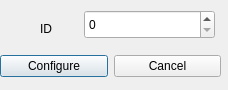
<ui version="4.0" >
 <class>pqEnterIdsDialog</class>
 <widget class="QDialog" name="pqEnterIdsDialog" >
  <property name="geometry" >
   <rect>
    <x>0</x>
    <y>0</y>
    <width>228</width>
    <height>90</height>
   </rect>
  </property>
  <property name="windowTitle" >
   <string>Enter an Id</string>
  </property>
  <widget class="QWidget" name="layoutWidget" >
   <property name="geometry" >
    <rect>
     <x>0</x>
     <y>50</y>
     <width>221</width>
     <height>33</height>
    </rect>
   </property>
   <layout class="QHBoxLayout" >
    <property name="margin" >
     <number>0</number>
    </property>
    <property name="spacing" >
     <number>6</number>
    </property>
    <item>
     <widget class="QPushButton" name="okButton" >
      <property name="text" >
       <string>Configure</string>
      </property>
     </widget>
    </item>
    <item>
     <widget class="QPushButton" name="cancelButton" >
      <property name="text" >
       <string>Cancel</string>
      </property>
     </widget>
    </item>
   </layout>
  </widget>
  <widget class="QSpinBox" name="id" >
   <property name="geometry" >
    <rect>
     <x>84</x>
     <y>10</y>
     <width>131</width>
     <height>29</height>
    </rect>
   </property>
  </widget>
  <widget class="QLabel" name="label" >
   <property name="geometry" >
    <rect>
     <x>10</x>
     <y>14</y>
     <width>72</width>
     <height>29</height>
    </rect>
   </property>
   <property name="text" >
    <string>ID</string>
   </property>
   <property name="alignment" >
    <set>Qt::AlignCenter</set>
   </property>
  </widget>
 </widget>
 <tabstops>
  <tabstop>okButton</tabstop>
  <tabstop>cancelButton</tabstop>
 </tabstops>
 <resources/>
 <connections>
  <connection>
   <sender>okButton</sender>
   <signal>clicked()</signal>
   <receiver>pqEnterIdsDialog</receiver>
   <slot>accept()</slot>
   <hints>
    <hint type="sourcelabel" >
     <x>442</x>
     <y>217</y>
    </hint>
    <hint type="destinationlabel" >
     <x>92</x>
     <y>224</y>
    </hint>
   </hints>
  </connection>
  <connection>
   <sender>cancelButton</sender>
   <signal>clicked()</signal>
   <receiver>pqEnterIdsDialog</receiver>
   <slot>reject()</slot>
   <hints>
    <hint type="sourcelabel" >
     <x>525</x>
     <y>217</y>
    </hint>
    <hint type="destinationlabel" >
     <x>175</x>
     <y>230</y>
    </hint>
   </hints>
  </connection>
 </connections>
</ui>
